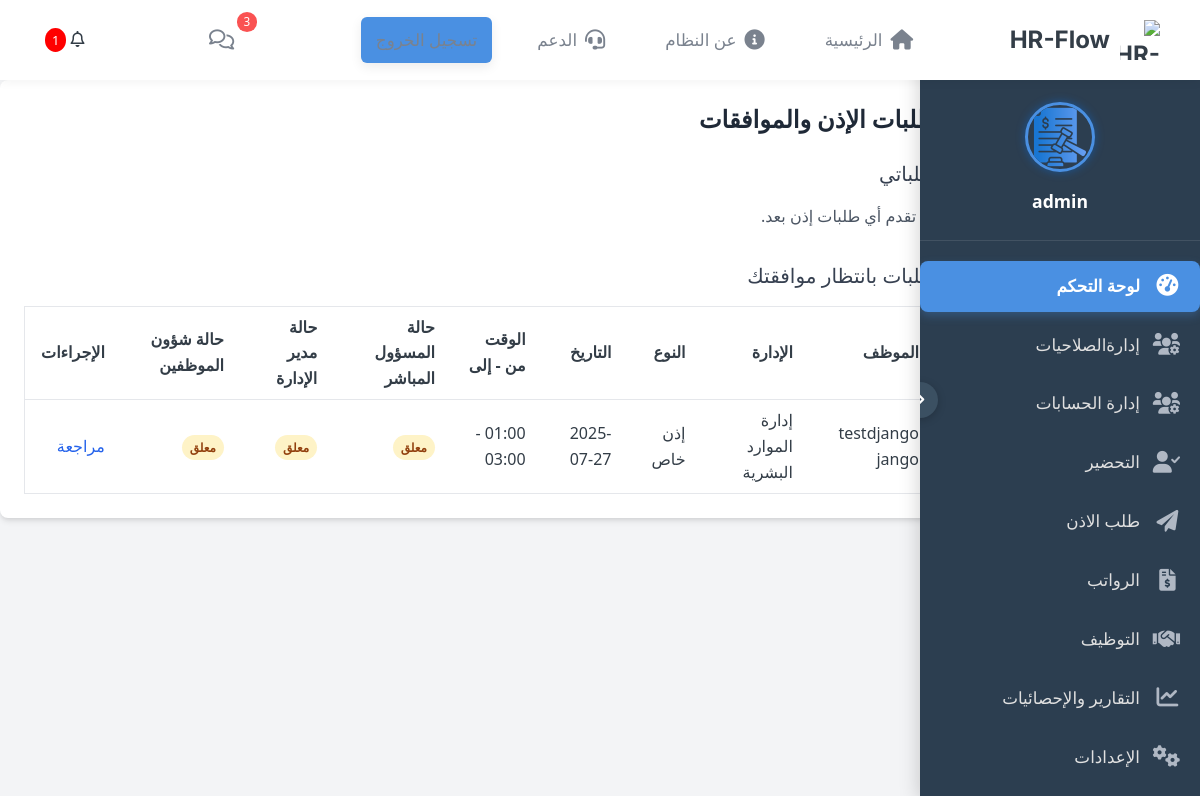
The page /hr/my-permission-requests/ (signed in) on the database its author committed.
### hr/models.py (models this page shows, shortened)
class PermissionRequest(models.Model):
    employee = models.ForeignKey(Employee, on_delete=models.CASCADE, verbose_name="الموظف")
    request_type = models.CharField(
        max_length=20,
        choices=PermissionType.choices,
        default=PermissionType.SPECIAL_PERMISSION,
        verbose_name="نوع الطلب"
    )
    request_date = models.DateField(default=timezone.now, verbose_name="تاريخ الطلب")
    request_day = models.CharField(max_length=20, default='', verbose_name="اليوم") # يمكن حسابه تلقائيًا
    start_time = models.TimeField(verbose_name="الوقت من")
    end_time = models.TimeField(verbose_name="الوقت إلى")
    reason = models.TextField(verbose_name="البيان/السبب")
    location = models.CharField(max_length=255, blank=True, null=True, verbose_name="الموقع (لمهمة العمل)")
    requester_name = models.CharField(max_length=100, verbose_name="مقدم الطلب") # يمكن أن يكون هو نفسه الموظف
    direct_manager_status = models.CharField(
        max_length=20,
        choices=ApprovalStatus.choices,
        default=ApprovalStatus.PENDING,
        verbose_name="حالة موافقة المسؤول المباشر"
    )
    direct_manager_approved_at = models.DateTimeField(null=True, blank=True)
    direct_manager_notes = models.TextField(blank=True, null=True, verbose_name="ملاحظات المسؤول المباشر")
    department_manager_status = models.CharField(
        max_length=20,
        choices=ApprovalStatus.choices,
        default=ApprovalStatus.PENDING,
        verbose_name="حالة موافقة مدير الإدارة"
    )
    department_manager_approved_at = models.DateTimeField(null=True, blank=True)
    department_manager_notes = models.TextField(blank=True, null=True, verbose_name="ملاحظات مدير الإدارة")
    hr_status = models.CharField(
        max_length=20,
        choices=ApprovalStatus.choices,
        default=ApprovalStatus.PENDING,
        verbose_name="حالة موافقة شؤون الموظفين"
    )
    hr_approved_at = models.DateTimeField(null=True, blank=True)
    hr_notes = models.TextField(blank=True, null=True, verbose_name="ملاحظات شؤون الموظفين")
    created_at = models.DateTimeField(auto_now_add=True)
    updated_at = models.DateTimeField(auto_now=True)
    class Meta:
        verbose_name = "طلب إذن"
        verbose_name_plural = "طلبات الإذن"
        ordering = ['-created_at']

### account/models.py (models this page shows, shortened)
class Employee(models.Model):
    user = models.OneToOneField(User, on_delete=models.CASCADE, primary_key=True)
    employee_id = models.CharField(max_length=20, unique=True, verbose_name="الرقم الوظيفي")
    position = models.CharField(max_length=100, verbose_name="الوظيفة")
    department = models.ForeignKey(Department, on_delete=models.SET_NULL, null=True, blank=True, verbose_name="الإدارة")
    is_department_manager = models.BooleanField(default=False, verbose_name="هل هو مدير إدارة؟")
    is_hr_staff = models.BooleanField(default=False, verbose_name="هل هو من شؤون الموظفين؟")
    direct_manager = models.ForeignKey('self', on_delete=models.SET_NULL, null=True, blank=True, related_name='managed_employees', verbose_name="المسؤول المباشر")
    hire_date = models.DateField(verbose_name="تاريخ التعيين", null=True, blank=True)
    class Meta:
        verbose_name = "موظف"
        verbose_name_plural = "الموظفون"
        permissions = [
            ("can_view_employee_details", "Can view employee details"),
            ("can_manage_employees", "Can manage all employee profiles"),
        ]

class Department(models.Model):
    name = models.CharField(max_length=100, unique=True, verbose_name="الإدارة")
    class Meta:
        verbose_name = "إدارة"
        verbose_name_plural = "إدارات"

### hr/views.py (the view, shortened to what this page needs)
# urls.py: path('my-permission-requests/', views.permission_request_list_view, name='permission_request_list'),
@login_required
def permission_request_list_view(request):
    try:
        employee = request.user.employee
    except Employee.DoesNotExist:
        messages.error(request, "لم يتم ربط حسابك بملف موظف. يرجى التواصل مع المسؤول.")
        return redirect('some_safe_url') # صفحة خطأ أو تسجيل خروج
    my_requests = PermissionRequest.objects.filter(employee=employee).order_by('-created_at')
    pending_approvals = []
    if employee.managed_employees.exists(): # إذا كان هذا الموظف هو مدير مباشر لأي موظف
        direct_manager_pending = PermissionRequest.objects.filter(
            employee__direct_manager=employee,
            direct_manager_status=ApprovalStatus.PENDING
        ).order_by('-created_at')
        pending_approvals.extend(list(direct_manager_pending))
    context = {
        'my_requests': my_requests,
        'pending_approvals': sorted(list(set(pending_approvals)), key=lambda x: x.created_at, reverse=True), # إزالة التكرارات وفرزها
    }
    return render(request, 'hr/permission_request_list.html', context)

### hr/templates/hr/permission_request_list.html (shortened to what this page needs)
{% extends 'base.html' %}
{% load static %}
{% block content %}
<div class="container mx-auto p-6 bg-white shadow-md rounded-lg">
    <h2 class="text-2xl font-semibold text-gray-800 mb-6">طلبات الإذن والموافقات</h2>
    <h3 class="text-xl font-medium text-gray-700 mb-4">طلباتي</h3>
    {% if my_requests %}
    <div class="overflow-x-auto mb-8">
        <table class="min-w-full bg-white border border-gray-200">
            <thead>
                <tr>
                    <th class="py-2 px-4 border-b">النوع</th>
                    <th class="py-2 px-4 border-b">التاريخ</th>
                    <th class="py-2 px-4 border-b">الوقت من - إلى</th>
                    <th class="py-2 px-4 border-b">حالة المسؤول المباشر</th>
                    <th class="py-2 px-4 border-b">حالة مدير الإدارة</th>
                    <th class="py-2 px-4 border-b">حالة شؤون الموظفين</th>
                    <th class="py-2 px-4 border-b">الإجراءات</th>
                </tr>
            </thead>
            <tbody>
                {% for req in my_requests %}
                <tr class="hover:bg-gray-50">
                    <td class="py-2 px-4 border-b">{{ req.get_request_type_display }}</td>
                    <td class="py-2 px-4 border-b">{{ req.request_date|date:"Y-m-d" }} ({{ req.request_day }})</td>
                    <td class="py-2 px-4 border-b">{{ req.start_time|time:"H:i" }} - {{ req.end_time|time:"H:i" }}</td>
                    <td class="py-2 px-4 border-b">
                        <span class="px-2 py-1 rounded-full text-xs font-semibold
                            {% if req.direct_manager_status == 'APPROVED' %}bg-green-100 text-green-800{% elif req.direct_manager_status == 'REJECTED' %}bg-red-100 text-red-800{% else %}bg-yellow-100 text-yellow-800{% endif %}">
                            {{ req.get_direct_manager_status_display }}
                        </span>
                    </td>
                    <td class="py-2 px-4 border-b">
                        <span class="px-2 py-1 rounded-full text-xs font-semibold
                            {% if req.department_manager_status == 'APPROVED' %}bg-green-100 text-green-800{% elif req.department_manager_status == 'REJECTED' %}bg-red-100 text-red-800{% else %}bg-yellow-100 text-yellow-800{% endif %}">
                            {{ req.get_department_manager_status_display }}
                        </span>
                    </td>
                    <td class="py-2 px-4 border-b">
                        <span class="px-2 py-1 rounded-full text-xs font-semibold
                            {% if req.hr_status == 'APPROVED' %}bg-green-100 text-green-800{% elif req.hr_status == 'REJECTED' %}bg-red-100 text-red-800{% else %}bg-yellow-100 text-yellow-800{% endif %}">
                            {{ req.get_hr_status_display }}
                        </span>
                    </td>
                    <td class="py-2 px-4 border-b">
                        {% comment %} <a href="{% url 'permission_request_detail' pk=req.pk %}" class="text-indigo-600 hover:text-indigo-900">عرض التفاصيل</a>} {% endcomment %}
                    </td>
                </tr>
                {% endfor %}
            </tbody>
        </table>
    </div>
    {% else %}
    <p class="text-gray-600">لم تقدم أي طلبات إذن بعد.</p>
    {% endif %}
    <h3 class="text-xl font-medium text-gray-700 mb-4 mt-8">طلبات بانتظار موافقتك</h3>
    {% if pending_approvals %}
    <div class="overflow-x-auto">
        <table class="min-w-full bg-white border border-gray-200">
            <thead>
                <tr>
                    <th class="py-2 px-4 border-b">الموظف</th>
                    <th class="py-2 px-4 border-b">الإدارة</th>
                    <th class="py-2 px-4 border-b">النوع</th>
                    <th class="py-2 px-4 border-b">التاريخ</th>
                    <th class="py-2 px-4 border-b">الوقت من - إلى</th>
                    <th class="py-2 px-4 border-b">حالة المسؤول المباشر</th>
                    <th class="py-2 px-4 border-b">حالة مدير الإدارة</th>
                    <th class="py-2 px-4 border-b">حالة شؤون الموظفين</th>
                    <th class="py-2 px-4 border-b">الإجراءات</th>
                </tr>
            </thead>
            <tbody>
                {% for req in pending_approvals %}
                <tr class="hover:bg-gray-50">
                    <td class="py-2 px-4 border-b">{{ req.employee.user.get_full_name }}</td>
                    <td class="py-2 px-4 border-b">{{ req.employee.department.name|default:"غير محدد" }}</td>
                    <td class="py-2 px-4 border-b">{{ req.get_request_type_display }}</td>
                    <td class="py-2 px-4 border-b">{{ req.request_date|date:"Y-m-d" }}</td>
                    <td class="py-2 px-4 border-b">{{ req.start_time|time:"H:i" }} - {{ req.end_time|time:"H:i" }}</td>
                    <td class="py-2 px-4 border-b">
                        <span class="px-2 py-1 rounded-full text-xs font-semibold
                            {% if req.direct_manager_status == 'APPROVED' %}bg-green-100 text-green-800{% elif req.direct_manager_status == 'REJECTED' %}bg-red-100 text-red-800{% else %}bg-yellow-100 text-yellow-800{% endif %}">
                            {{ req.get_direct_manager_status_display }}
                        </span>
                    </td>
                    <td class="py-2 px-4 border-b">
                        <span class="px-2 py-1 rounded-full text-xs font-semibold
                            {% if req.department_manager_status == 'APPROVED' %}bg-green-100 text-green-800{% elif req.department_manager_status == 'REJECTED' %}bg-red-100 text-red-800{% else %}bg-yellow-100 text-yellow-800{% endif %}">
                            {{ req.get_department_manager_status_display }}
                        </span>
                    </td>
                    <td class="py-2 px-4 border-b">
                        <span class="px-2 py-1 rounded-full text-xs font-semibold
                            {% if req.hr_status == 'APPROVED' %}bg-green-100 text-green-800{% elif req.hr_status == 'REJECTED' %}bg-red-100 text-red-800{% else %}bg-yellow-100 text-yellow-800{% endif %}">
                            {{ req.get_hr_status_display }}
                        </span>
                    </td>
                    <td class="py-2 px-4 border-b">
                        <a href="{% url 'approve_permission_request' pk=req.pk %}" class="text-blue-600 hover:text-blue-900">مراجعة</a>
                    </td>
                </tr>
                {% endfor %}
            </tbody>
        </table>
    </div>
    {% else %}
    <p class="text-gray-600">لا توجد طلبات إذن بانتظار موافقتك حاليًا.</p>
    {% endif %}
</div>
{% endblock %}

### templates/parts/sidebar.html (shortened to what this page needs)
{% load static %}
<aside class="hr-flow-sidebar" id="hrFlowSidebar">
    <div class="sidebar-logo-container">
        <a href="{% url 'home' %}" class="sidebar-brand">
        </a>
    </div>
    <button class="sidebar-toggle-btn" id="sidebarToggle">
        <i class="fas fa-angle-right"></i>
    </button>
    <div class="sidebar-inner">
        {% if request.user.is_authenticated %}
        <div class="sidebar-user-panel">
            <div class="profile-img-wrapper">
                <a href="#">
                    <img src="#"
                         class="profile-avatar" alt="صورة المستخدم"
                         onerror="this.src='{% static 'img/default-avatar.png' %}'">
                </a>
            </div>
            <div class="user-info">
                <a href="#" class="user-name">{{ request.user.username }}</a>
            </div>
        </div>
        {% endif %}
        <nav class="sidebar-nav-menu">
            <ul class="sidebar-nav-list">
                <li class="sidebar-nav-item">
                    <a href="#" class="sidebar-nav-link active-link">
                        <i class="nav-icon-sidebar fas fa-tachometer-alt"></i>
                        <span class="nav-text">لوحة التحكم</span>
                    </a>
                </li>
                <li class="sidebar-nav-item">
                    <a href="{% url "group_list" %}" class="sidebar-nav-link">
                        <i class="nav-icon-sidebar fas fa-users-cog"></i>
                        <span class="nav-text">إدارةالصلاحيات</span>
                    </a>
                </li>
                <li class="sidebar-nav-item">
                    <a href="{% url "user_list" %}" class="sidebar-nav-link">
                        <i class="nav-icon-sidebar fas fa-users-cog"></i>
                        <span class="nav-text">إدارة الحسابات</span>
                    </a>
                </li>
                <li class="sidebar-nav-item">
                    <a href="{% url "attendance_dashboard" %}" class="sidebar-nav-link">
                        <i class="nav-icon-sidebar fas fa-user-check"></i>
                        <span class="nav-text">التحضير</span>
                    </a>
                </li>
                <li class="sidebar-nav-item">
                    <a href="{% url "request_permission" %}" class="sidebar-nav-link">
                        <i class="nav-icon-sidebar fas fa-paper-plane ml-2"></i>
                        <span class="nav-text">طلب الاذن</span>
                    </a>
                </li>
                <li class="sidebar-nav-item">
                    <a href="#" class="sidebar-nav-link">
                        <i class="nav-icon-sidebar fas fa-file-invoice-dollar"></i>
                        <span class="nav-text">الرواتب</span>
                    </a>
                </li>
                <li class="sidebar-nav-item">
                    <a href="#" class="sidebar-nav-link">
                        <i class="nav-icon-sidebar fas fa-handshake"></i>
                        <span class="nav-text">التوظيف</span>
                    </a>
                </li>
                <li class="sidebar-nav-item">
                    <a href="#" class="sidebar-nav-link">
                        <i class="nav-icon-sidebar fas fa-chart-line"></i>
                        <span class="nav-text">التقارير والإحصائيات</span>
                    </a>
                </li>
                <li class="sidebar-nav-item">
                    <a href="#" class="sidebar-nav-link">
                        <i class="nav-icon-sidebar fas fa-cogs"></i>
                        <span class="nav-text">الإعدادات</span>
                    </a>
                </li>
                {% if request.user.is_authenticated %}
                <li class="sidebar-nav-item mobile-only-logout">
                    <form method="post" action="{% url 'logout' %}">
                        <button type="submit" class="sidebar-nav-link logout-btn-sidebar">
                        </button>
                    </form>
                </li>
                {% endif %}
            </ul>
        </nav>
    </div>
</aside>

### rows shown on the page
PermissionRequest: employee.user.get_full_name "testdjango jango", employee.department.name "إدارة الموارد البشرية", request_type "إذن خاص", request_date "2025-07-27", end_time "03:00", direct_manager_status "معلق", department_manager_status "معلق", hr_status "معلق"

### other values the page prints
{{ pending_requests_count }} "1"
{{ request.user.username }} "admin"
